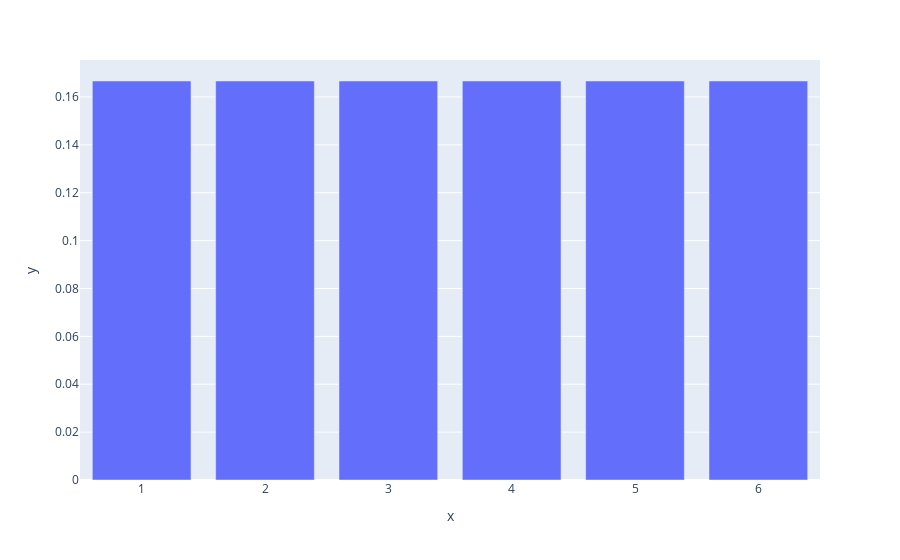

Notebook cell for this chart:
### Code cell
import numpy as np
import scipy
import pandas as pd
import plotly.express as px

X = [scipy.stats.randint.pmf(i, 1, 7) for i in range(1, 7)]
px.bar(x=range(1, len(X) + 1), y=X).show()

### Figure 1 — Plotly figure (JSON) as saved in the notebook; plotly's stock layout.template omitted (floating-point values rounded to 4 significant figures)
{"data": [{"alignmentgroup": "True", "hovertemplate": "x=%{x}<br>y=%{y}<extra></extra>", "legendgroup": "", "marker": {"color": "#636efa", "pattern": {"shape": ""}}, "name": "", "offsetgroup": "", "orientation": "v", "showlegend": false, "textposition": "auto", "type": "bar", "x": [1, 2, 3, 4, 5, 6], "xaxis": "x", "y": [0.1667, 0.1667, 0.1667, 0.1667, 0.1667, 0.1667], "yaxis": "y"}], "layout": {"barmode": "relative", "legend": {"tracegroupgap": 0}, "margin": {"t": 60}, "xaxis": {"anchor": "y", "domain": [0, 1], "title": {"text": "x"}}, "yaxis": {"anchor": "x", "domain": [0, 1], "title": {"text": "y"}}}}
